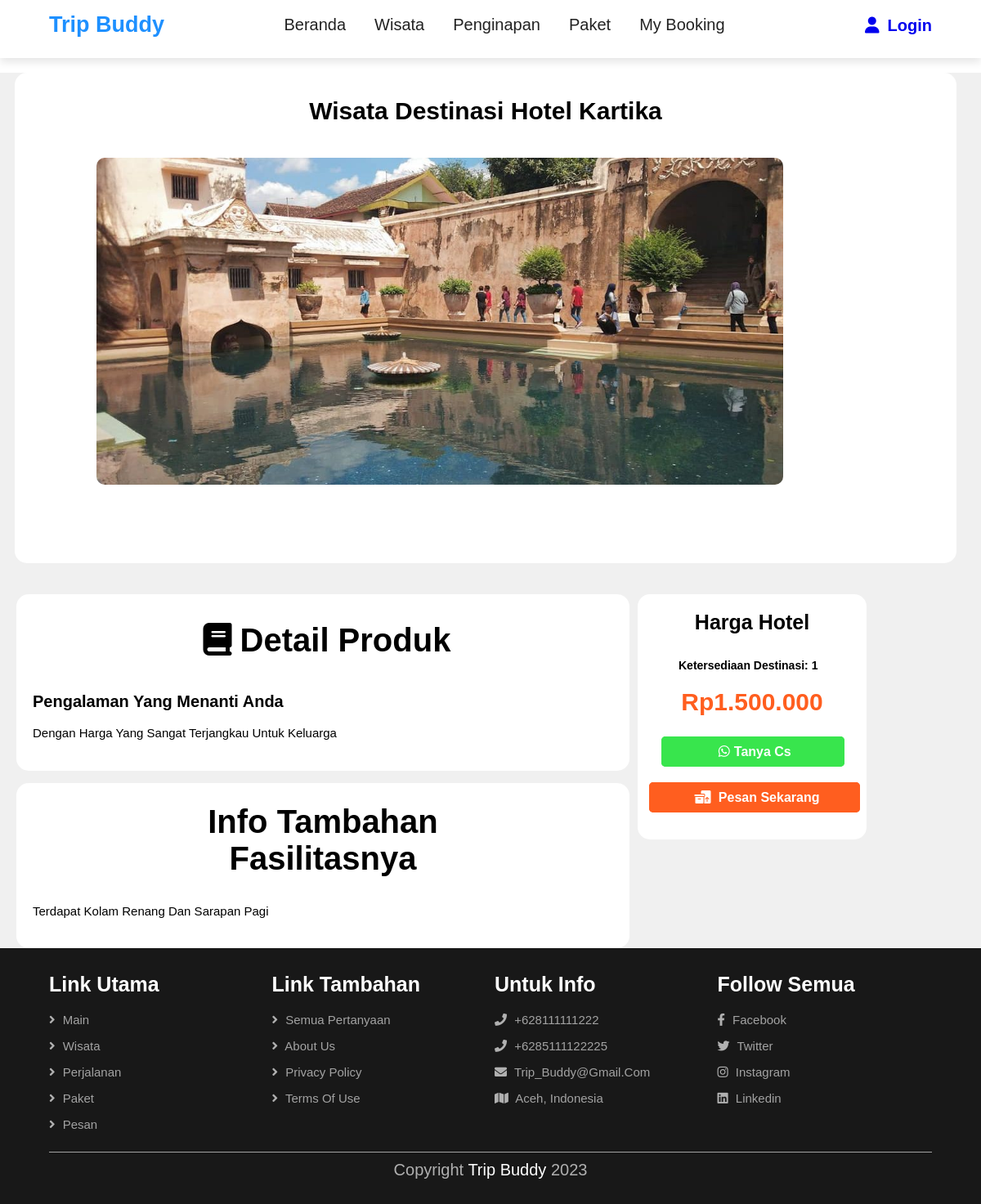
/detailberanda/detailpenginapan.php?id_penginapan=9, run on the app's committed database.
### tables this page shows
CREATE TABLE `tbl_penginapan` (
  `id_penginapan` int(11) NOT NULL,
  `kode_penginapan` varchar(25) NOT NULL,
  `nama_penginapan` varchar(255) NOT NULL,
  `deskripsi_penginapan` text NOT NULL,
  `sisa_penginapan` int(20) NOT NULL,
  `gambar_penginapan` varchar(255) NOT NULL,
  `harga_penginapan` int(11) NOT NULL,
  `fasilitas_penginapan` varchar(255) NOT NULL
);

### detailberanda/detailpenginapan.php (the view, shortened to what this page needs)
<?php
include '../database/koneksi.php';
?>
<!DOCTYPE html>
<html>
<head>
   <link rel="stylesheet" href="https://unpkg.com/swiper@7/swiper-bundle.min.css" />
   <link rel="stylesheet" href="https://cdnjs.cloudflare.com/ajax/libs/font-awesome/5.15.4/css/all.min.css">
   <link rel="stylesheet" href="https://cdnjs.cloudflare.com/ajax/libs/font-awesome/6.2.0/css/all.min.css">
   <link rel="stylesheet" type="text/css" href="detailcss/stylepenginapan.css">
   <link rel="stylesheet" href="https://cdnjs.cloudflare.com/ajax/libs/font-awesome/5.15.1/css/all.min.css">
   <link rel="stylesheet"  type="text/css" href="style.css">
</head>
<body>
    <section class="header">
       <a href="home.html" class="logo">Trip Buddy</a>
       <nav class="navbar">
          <a href="../beranda.php">Beranda</a>
          <a href="../wisata.php">Wisata</a>
          <a href="../penginapan.php">Penginapan</a>
          <a href="../paket.php">Paket</a>
          <a href="../pemesanan.php">My Booking</a>
       </nav>
        <a href="../login.php" class="tbl-biru"><i class="fa-solid fa-user" style="padding: 10px; "></i>Login</a>
    </section>
<section class="home">
   <div class="kotak">
      <?php
       $id_penginapan= $_GET['id_penginapan'];
    $query = "SELECT * FROM tbl_penginapan WHERE id_penginapan = '$id_penginapan'";
      $result = mysqli_query($konek, $query);
      $count = 0;
      while(($row = mysqli_fetch_assoc($result)) && $count < 1)
   {
      $count++;
      ?>
      <h1>Wisata Destinasi <?php echo $row['nama_penginapan']; ?></h1>
      <div class="gambar">
         <img src="../admin1/gambar/<?php echo $row['gambar_penginapan']; ?>">
      </div>
   </div>
   <div class="kotakdua">
      <div>
         <div class="detail">
            <h1><i class="fa-solid fa-book" style="padding: 10px;"></i>Detail Produk</h1>
            <h2 class="awal">Pengalaman yang Menanti Anda</h2>
            <p class="dessatu"><?php echo $row['deskripsi_penginapan']; ?></p>
         </div>
         <div class="kotakempat">
            <h1><i class="fa-solid fa-memo-circle-info"></i>Info tambahan<br>Fasilitasnya</h1>
            <p><?php echo $row['fasilitas_penginapan']; ?></p>
         </div>
      </div>
      <div class="pesan">
         <div class="isi1">
            <h1>Harga Hotel</h1>
            <div class="kotak1">
                <h3>Ketersediaan destinasi: <?php echo $row['sisa_penginapan']; ?></h3>
               <h1>Rp<?php echo number_format($row['harga_penginapan'],0,',','.'); ?></h1>
            </div>
            <div class="kotak4">
               <a href=""><i class="fa-brands fa-whatsapp" style="padding:5px;"></i>Tanya Cs</a>
            </div>
            <div class="kotak5">
                <a href="#" onclick="showLoginAlert()"><i class="fa-solid fa-boxes-packing" style="padding:5px;"></i> Pesan Sekarang</a>
            </div>
         </div>
      </div>
      <?php
}
   ?>
   </div>
</section>
<section class="footer">
   <div class="box-container">
      <div class="box">
         <h3>Link Utama</h3>
         <a href="beranda.php"> <i class="fas fa-angle-right"></i> Main</a>
                  <a href="wisata.php"> <i class="fas fa-angle-right"></i> Wisata</a>
         <a href="about.html"> <i class="fas fa-angle-right"></i> Perjalanan</a>
         <a href="package.html"> <i class="fas fa-angle-right"></i> Paket</a>
         <a href="book.html"> <i class="fas fa-angle-right"></i> Pesan</a>
      </div>
      <div class="box">
         <h3>Link Tambahan</h3>
         <a href="#"> <i class="fas fa-angle-right"></i> Semua Pertanyaan</a>
         <a href="#"> <i class="fas fa-angle-right"></i> about us</a>
         <a href="#"> <i class="fas fa-angle-right"></i> privacy policy</a>
         <a href="#"> <i class="fas fa-angle-right"></i> terms of use</a>
      </div>
      <div class="box">
         <h3>Untuk info</h3>
         <a href="#"> <i class="fas fa-phone"></i> +628111111222</a>
         <a href="#"> <i class="fas fa-phone"></i> +6285111122225 </a>
         <a href="#"> <i class="fas fa-envelope"></i> Trip_Buddy@gmail.com </a>
         <a href="#"> <i class="fas fa-map"></i> Aceh, Indonesia </a>
      </div>
      <div class="box">
         <h3>Follow Semua</h3>
         <a href="#"> <i class="fab fa-facebook-f"></i> facebook </a>
         <a href="#"> <i class="fab fa-twitter"></i> twitter </a>
         <a href="#"> <i class="fab fa-instagram"></i> instagram </a>
         <a href="#"> <i class="fab fa-linkedin"></i> linkedin </a>
      </div>
   </div>
   <div class="credit"> Copyright <span> Trip Buddy </span>2023 </div>
</section>
</body>
</html>

### css/style.css (style rules this page uses)
:root { --main-color: #1E90FF; --black: #222; --white: #fff; --light-black: #777; --light-white: #fff9; --dark-bg: rgba(0, 0, 0, .7); --light-bg: #eee; --border: .1rem solid var(--black); --box-shadow: 0 .5rem 1rem rgba(0, 0, 0, .1); --text-shadow: 0 1.5rem 3rem rgba(0, 0, 0, .3); }
* { font-family: 'Poppins', sans-serif; margin: 0; padding: 0; box-sizing: border-box; outline: none; border: none; text-decoration: none; text-transform: capitalize; }
html { font-size: 62.5%; overflow-x: hidden; }
section { padding: 5rem 10%; }
.header { position: sticky; top: 0; left: 0; right: 0; z-index: 1050; background-color: var(--white); display: flex; padding-top: 1rem; padding-bottom: 2rem; box-shadow: var(--box-shadow); align-items: center; justify-content: space-between; }
.header .logo { font-size: 2.7rem; color: #1E90FF; font-weight: bold; }
.header .navbar a { font-size: 2rem; margin-left: 1rem; float: left; color: var(--black); padding-right: 25px; }
.header .tbl-biru { background: #fff; font-size: 20px; margin-top: 1px; cursor: pointer; font-family: sans-serif; font-weight: bold; }
.home { padding: 0; }
.footer { background-color: #181818; }
.footer .box-container { display: grid; grid-template-columns: repeat(auto-fit, minmax(20rem, 1fr)); gap: 1rem; }
.footer .box-container .box h3 { color: var(--white); font-size: 2.5rem; padding-bottom: 2rem; }
.footer .box-container .box a { color: var(--light-white); font-size: 1.5rem; padding-bottom: 1.5rem; display: block; }
.footer .box-container .box a i { color: #B0B0B0; padding-right: .5rem; transition: .2s linear; }
.footer .credit { text-align: center; padding-top: 1rem; margin-top: 1rem; border-top: .1rem solid var(--light-white); font-size: 2rem; color: #B0B0B0; }
.footer .credit span { color: #fff; }
@media (max-width:1200px) { section { padding: 3rem 5%; } }

### data on the page
tbl_penginapan: nama_penginapan "Hotel Kartika", gambar_penginapan (picture), deskripsi_penginapan "Dengan Harga Yang Sangat Terjangkau Untuk Keluarga", fasilitas_penginapan "Terdapat Kolam Renang Dan Sarapan Pagi", sisa_penginapan "1", harga_penginapan "1.500.000"
